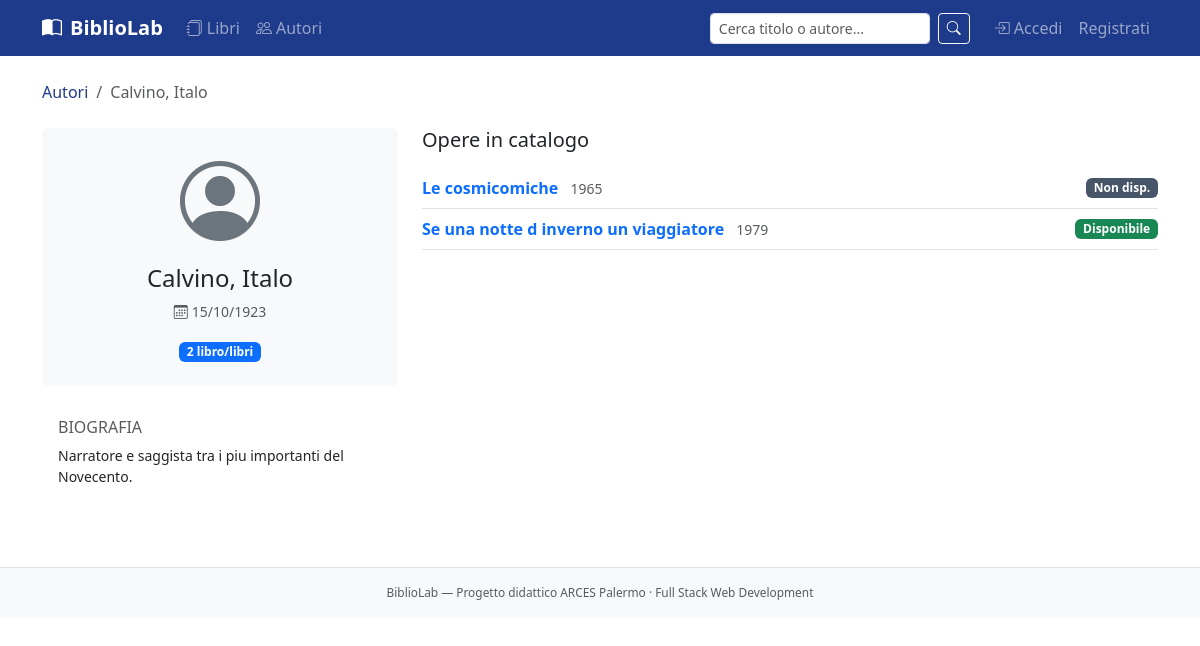
/autori/2/, run on the app's committed database.
### catalogo/models.py (models this page shows, shortened)
class Autore(models.Model):
    nome = models.CharField(
        max_length=100,         # massimo 100 caratteri
        verbose_name='Nome'     # etichetta leggibile per Admin e form
    )
    cognome = models.CharField(
        max_length=100,
        verbose_name='Cognome'
    )
    data_nascita = models.DateField(
        null=True,
        blank=True,
        verbose_name='Data di nascita'
    )
    biografia = models.TextField(
        blank=True,
        verbose_name='Biografia'
    )
    def __str__(self):
        return f"{self.cognome}, {self.nome}"
    class Meta:
        ordering = ['cognome', 'nome']
        verbose_name        = 'Autore'
        verbose_name_plural = 'Autori'

class Libro(models.Model):
    titolo = models.CharField(max_length=200, verbose_name='Titolo')
    autore = models.ForeignKey(
        'Autore',                       # Model di destinazione (stringa per evitare import circolari)
        on_delete=models.PROTECT,       # impedisce di cancellare un autore che ha libri collegati
        related_name='libri',           # nome per la navigazione inversa: autore.libri.all()
        verbose_name='Autore'
    )
    categorie = models.ManyToManyField(
        'Categoria',
        blank=True,                     # opzionale: un libro puo non avere categorie
        related_name='libri',           # navigazione inversa: categoria.libri.all()
        verbose_name='Categorie'
    )
    anno_pubblicazione = models.IntegerField(verbose_name='Anno di pubblicazione')
    isbn = models.CharField(
        max_length=13,
        unique=True,
        blank=True,
        verbose_name='ISBN',
        help_text='Codice ISBN a 13 cifre (opzionale)'  # testo di aiuto nel form
    )
    descrizione = models.TextField(blank=True, verbose_name='Descrizione')
    disponibile = models.BooleanField(default=True, verbose_name='Disponibile')
    data_aggiunta = models.DateTimeField(auto_now_add=True, verbose_name='Aggiunto il')
    class Meta:
        ordering            = ['titolo']      # ordine alfabetico per titolo
        verbose_name        = 'Libro'
        verbose_name_plural = 'Libri'

### catalogo/views.py (the view)
# urls.py: path('autori/<int:pk>/', views.dettaglio_autore, name='dettaglio_autore'),
def dettaglio_autore(request, pk):
    autore = get_object_or_404(Autore, pk=pk)
    libri = autore.libri.order_by('anno_pubblicazione')
    return render(request, 'catalogo/autore_detail.html', {
        'autore': autore,
        'libri':  libri,
    })

### catalogo/templates/catalogo/autore_detail.html (shortened to what this page needs)
{% extends 'base.html' %}
{% block contenuto %}
<nav aria-label="breadcrumb" class="mb-4">
  <ol class="breadcrumb">
    <li class="breadcrumb-item"><a href="{% url 'catalogo:lista_autori' %}">Autori</a></li>
    <li class="breadcrumb-item active">{{ autore }}</li>
  </ol>
</nav>
<div class="row g-4">
  <div class="col-md-4">
    <div class="card border-0 bg-light">
      <div class="card-body text-center py-4">
        <i class="bi bi-person-circle display-1 text-secondary"></i>
        <h1 class="h4 mt-3">{{ autore }}</h1>
        {% if autore.data_nascita %}
        <p class="text-muted small"><i class="bi bi-calendar3 me-1"></i>{{ autore.data_nascita|date:"d/m/Y" }}</p>
        {% endif %}
        <span class="badge bg-primary">{{ libri.count }} libro/libri</span>
      </div>
    </div>
    {% if autore.biografia %}
    <div class="card border-0 mt-3">
      <div class="card-body">
        <h2 class="h6 text-muted text-uppercase">Biografia</h2>
        <p class="small">{{ autore.biografia }}</p>
      </div>
    </div>
    {% endif %}
  </div>
  <div class="col-md-8">
    <h2 class="h5 mb-3">Opere in catalogo</h2>
    {% for libro in libri %}
    <div class="d-flex justify-content-between align-items-center py-2 border-bottom">
      <div>
        <a href="{% url 'catalogo:dettaglio_libro' libro.pk %}"
           class="fw-semibold text-decoration-none">
          {{ libro.titolo }}
        </a>
        <span class="text-muted small ms-2">{{ libro.anno_pubblicazione }}</span>
      </div>
      {% if libro.disponibile %}
      <span class="badge bg-success">Disponibile</span>
      {% else %}
      <span class="badge bg-secondary">Non disp.</span>
      {% endif %}
    </div>
    {% empty %}
    <p class="text-muted">Nessun libro di questo autore nel catalogo.</p>
    {% endfor %}
  </div>
</div>
{% endblock %}

### catalogo/static/catalogo/css/bibliolab.css (style rules this page uses)
:root { --bl-blu: #1e3a8a; --bl-oro: #fbbf24; }
.breadcrumb-item a { color: var(--bl-blu); text-decoration: none; }
.badge.bg-secondary { background-color: #475569 !important; }

### data on the page
Autore: cognome+nome "Calvino, Italo", data_nascita "15/10/1923", biografia "Narratore e saggista tra i piu importanti del Novecento."
Libro: titolo "Le cosmicomiche", anno_pubblicazione "1965", disponibile "Non disp."
Libro: titolo "Se una notte d inverno un viaggiatore", anno_pubblicazione "1979", disponibile "Disponibile"

### other printed values
{{ libri.count }} "2"
